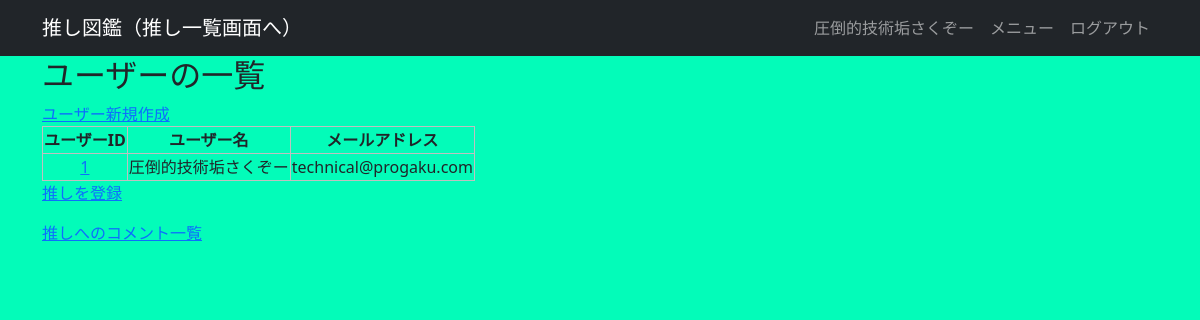
The page /user_crud/users/index (signed in) on the database its author committed.
### apps/user_crud/models.py (models this page shows, shortened)
class User(db.Model, UserMixin):
    __tablename__ = "users"
    id = db.Column(db.Integer, primary_key=True)
    username = db.Column(db.String, unique=True, index=True)
    email = db.Column(db.String, unique=True, index=True)
    password_hash = db.Column(db.String)
    created_at = db.Column(db.DateTime, default=datetime.now)
    updated_at = db.Column(db.DateTime, default=datetime.now, onupdate=datetime.now)
    oshi_images = db.relationship("Oshi",backref="user", order_by="desc(Oshi.id)")
    @property
    def password(self):
        raise AttributeError("読み取り不可")

### apps/user_crud/views.py (the view)
@user_crud.route("/users/index")
@login_required
def users_index():
    users = User.query.all() #db.session.query(User).all()と同じ
    return render_template("user_crud/users_index.html",users=users)

### apps/user_crud/models.py (called while the page is built)
@login_manager.user_loader
def load_user(user_id):
    return User.query.get(user_id)

### apps/user_crud/templates/user_crud/users_index.html (shortened to what this page needs)
{% extends "user_crud/user_base.html" %}  {% block content %}
<h2>ユーザーの一覧</h2>
<a href="{{ url_for('user_crud.create_user') }}">ユーザー新規作成</a>
<table>
  <tr>
    <th>ユーザーID</th>
    <th>ユーザー名</th>
    <th>メールアドレス</th>
  </tr>
  {% for user in users %}
  <tr>
    <td>
      <a href="{{ url_for('user_crud.edit_user', user_id=user.id) }}"
        >{{ user.id }}</a
      >
    </td>
    <td>{{ user.username }}</td>
    <td>{{ user.email }}</td>
  </tr>
  {% endfor %}
</table>
<p>
  <a href="{{ url_for('oshi_crud.create') }}">推しを登録</a>
</p>
<p>
  <a href="{{ url_for('oshi_crud.comment_list') }}">推しへのコメント一覧</a>
</p>
{% endblock %}

### apps/user_crud/templates/user_crud/user_base.html (shortened to what this page needs)
<!DOCTYPE html>
<html lang="ja">
  <head>
    <link
      rel="stylesheet"
      href="{{ url_for('static', filename='css/bootstrap.min.css') }}"
    />
    <link
      rel="stylesheet"
      href="{{ url_for('static', filename='css/style.css') }}"
    />
    <link
      rel="stylesheet"
      href="{{ url_for('user_crud.static', filename='css/user_crud.css') }}"
    />
  </head>
  <body>
    <nav class="navbar navbar-expand-lg navbar-dark bg-dark">
      <div class="container">
        <a href="{{ url_for('oshi_crud.index') }}" class="navbar-brand">
          推し図鑑（推し一覧画面へ）
        </a>
        <ul class="navbar-nav">
          {% if current_user.is_authenticated %}
          <li class="nav-item">
            <span class="nav-link">{{ current_user.username }}</span>
          </li>
          <li class="nav-item">
            <a href="{{ url_for('start.menu') }}" class="nav-link">
              メニュー
            </a>
          </li>
          <li class="nav-item">
            <a href="{{ url_for('auth.logout') }}" class="nav-link">
              ログアウト
            </a>
          </li>
          {% endif %}
        </ul>
      </div>
    </nav>
    <section class="container">{% block content %}{% endblock %}</section>
  </body>
</html>

### apps/static/css/style.css (style rules this page uses)
table, th, td { border: 1px solid #c0c0c0; text-align: center; }

### apps/user_crud/static/css/user_crud.css (style rules this page uses)
body { background-color: #03FCB9; }
table, th, td { border: 1px solid #c0c0c0; text-align: center; }

### rows shown on the page
User: username "圧倒的技術垢さくぞー", id "1", email "technical@progaku.com"
